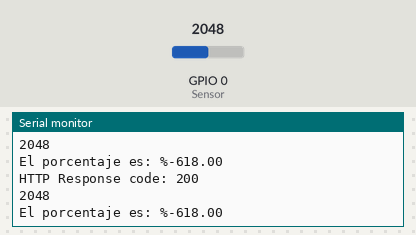
The sketch below on a simulated ESP32. On the bench: the last lines printed to the serial monitor. Inputs (shaded band) come from the test bench; at power-on: GPIO 0 (Sensor) = 2048. WiFi joins after 1.5 s; servers stay silent unless stated; uploads are accepted with an empty reply.

Above: at 2.7 s.
2.8 s: GPIO 0 (Sensor) set to 561
At 3.05 s:
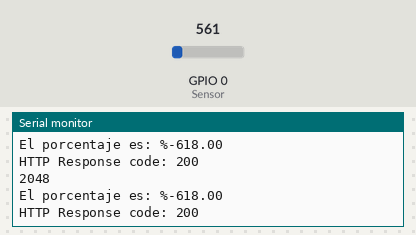
4.3 s: GPIO 0 (Sensor) set to 499
At 4.98 s:
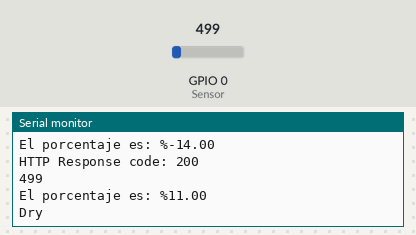
Timing chart, 0 to 7.3 s (numbered marks = the images above; inputs shaded):
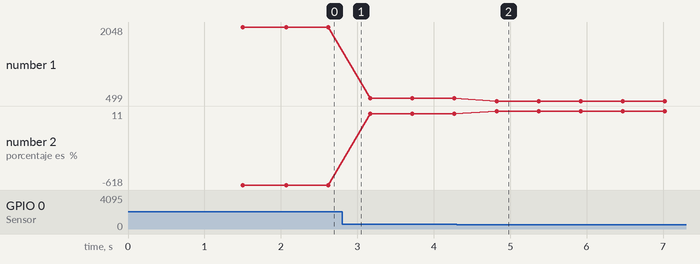

The sketch:

sketch_dec23a.ino
```cpp
//void setup() {
  // put your setup code here, to run once:
//  Serial.begin(9600); // open serial port, set the baud rate as 9600 bps
//}

//void loop() {
  // put your main code here, to run repeatedly:
//int val;
  //val = analogRead(0); //connect sensor to Analog 0
  //Serial.println(val); //print the value to serial port
  //delay(100);
//}
#include <WiFi.h>
#include <HTTPClient.h>

const char* ssid = "MySpectrumWifib0-5g";
const char* password = "smileyberry319";

//La url de la creacion de la medicion
String serverName = "https://localhost:44399/api/Medicion/CrearMedicionConParams";

unsigned long lastTime = 0;
// Timer set to 10 minutes (600000)
//unsigned long timerDelay = 600000;
// Set timer to 5 seconds (5000)
unsigned long timerDelay = 5000;

const int AirValue = 526;   //you need to replace this value with Value_1
const int WaterValue = 280;  //you need to replace this value with Value_2
int intervals = (AirValue - WaterValue)/3;
int soilMoistureValue = 0;
void setup() {
  Serial.begin(9600); // open serial port, set the baud rate to 9600 bps

  WiFi.begin(ssid, password);
  Serial.println("Conectando");
  while(WiFi.status() != WL_CONNECTED) {
    delay(500);
    Serial.print(".");
  }
  Serial.println("");
  Serial.print("Conectado a wifi con la ip: ");
  Serial.println(WiFi.localIP());

}
void loop() {
//soilMoistureValue = analogRead(A0);  //put Sensor insert into soil
soilMoistureValue = analogRead(0);  //put Sensor insert into soil
//String soilMoistureValueString = "El valor de ahora es: ";
//soilMoistureValueString.concat(soilMoistureValueString);
//Serial.println(soilMoistureValue);

 //int val = analogRead(0); //connect sensor to Analog 0
  Serial.println(soilMoistureValue); //print the value to serial port

//float porcentaje = soilMoistureValue * 100 / WaterValue;
float porcentaje = 100 - ((soilMoistureValue - WaterValue)*100/246);

String porcentajeString ="El porcentaje es: %";
porcentajeString.concat(porcentaje);
  Serial.println( porcentajeString);
if(soilMoistureValue > WaterValue && soilMoistureValue < (WaterValue + intervals))
{

  Serial.println("Very Wet");
}
else if(soilMoistureValue > (WaterValue + intervals) && soilMoistureValue < (AirValue - intervals))
{
  Serial.println("Wet");
}
else if(soilMoistureValue < AirValue && soilMoistureValue > (AirValue - intervals))
{
  Serial.println("Dry");
}

//enviar la llamada al crearMedicion con parametros
if(WiFi.status()== WL_CONNECTED){
      HTTPClient http;

      String serverPath = serverName + "?humedad=" + String(porcentaje,2) + "&sensorId=2&plantacionId=2";

      // la url se inicializa con el http begin
      http.begin(serverPath.c_str());

      // enviar HTTP GET request
      int httpResponseCode = http.GET();

    if (httpResponseCode>0) {
        Serial.print("HTTP Response code: ");
        Serial.println(httpResponseCode);
        String payload = http.getString();
        Serial.println(payload);
      }
      else {
        Serial.print("Error code: ");
        Serial.println(httpResponseCode);
      }
      // Liberar recursos
      http.end();
}
else {
      Serial.println("WiFi desconectado");
    }
delay(350);
}
```

Measured:
- the behaviour switches between 526 and 525 on GPIO 0 (Sensor) (found by bisection; images 1 and 2)
- after the input at 4.3 s, the serial monitor: prints a new line after 0.52 s (image 2)
- plotted number 1: 2048 → 561 after the input at 2.8 s, 561 → 499 after the input at 4.3 s
- plotted number 2: -618 → -14 after the input at 2.8 s, -14 → 11 after the input at 4.3 s
